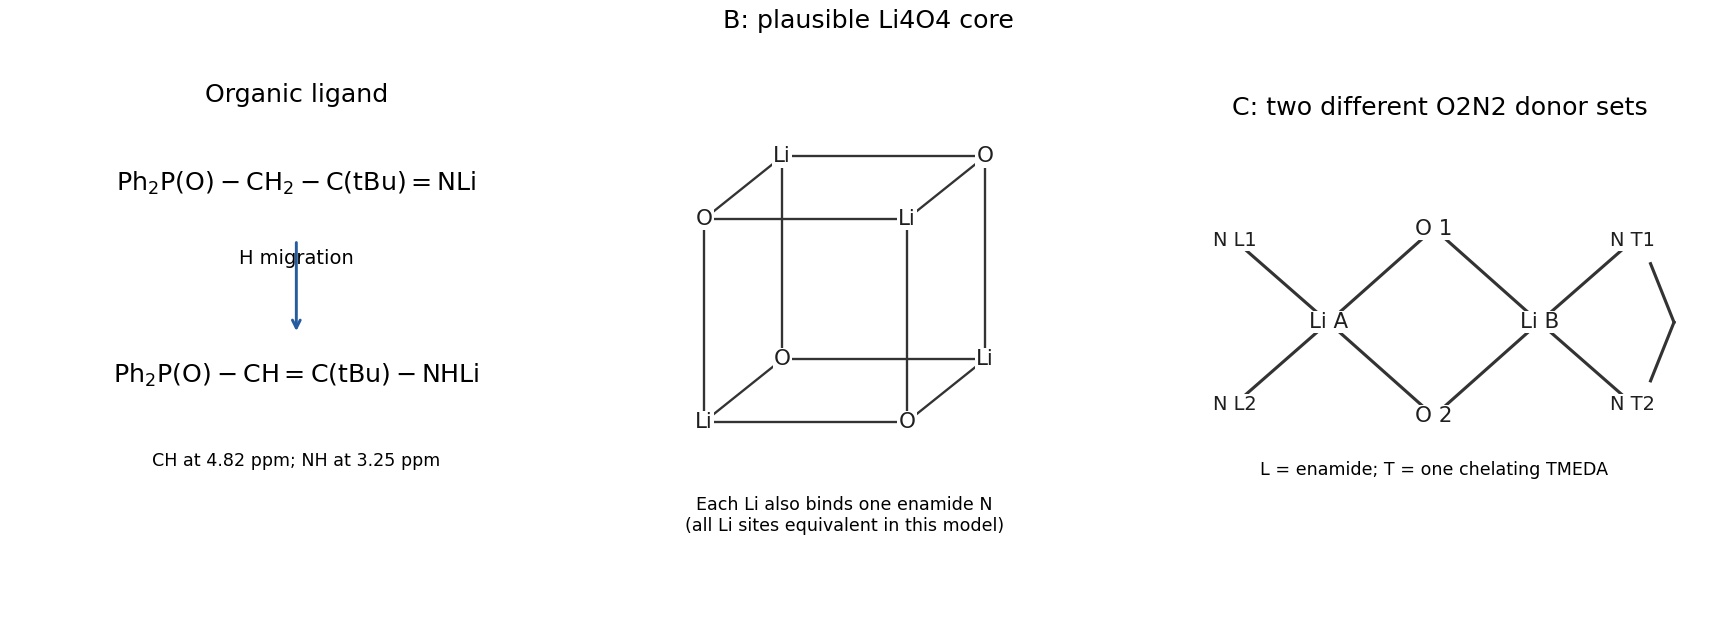

Write the Python code that produced this figure.
"""Original explanatory figure; output basename to the current directory.

Tested with the repository Python 3.14 / NumPy / Matplotlib environment.
"""
from pathlib import Path
import sys
import numpy as np
import matplotlib.pyplot as plt
sys.path.insert(0, str(Path(__file__).resolve().parents[2]))
from tools.chemistry_diagram import bond, atom, wedge, ring, flow, finish, save
OUT=Path(__file__).stem+'.png'

fig,axs=plt.subplots(1,3,figsize=(12.4,4.5))
ax=axs[0];ax.text(0,.9,r'$\mathrm{Ph_2P(O)-CH_2-C(tBu)=NLi}$',ha='center',fontsize=13)
flow(ax,(0,.55),(0,-.15),'H migration')
ax.text(0,-.5,r'$\mathrm{Ph_2P(O)-CH=C(tBu)-NHLi}$',ha='center',fontsize=13)
ax.text(0,-1.1,'CH at 4.82 ppm; NH at 3.25 ppm',ha='center',fontsize=9)
finish(ax,(-2,2),(-1.6,1.4),'Organic ligand')
ax=axs[1]
# Alternating Li/O vertices of a cube projected obliquely.
verts={}
for x in [0,1]:
 for y in [0,1]:
  for z in [0,1]:verts[x,y,z]=np.array([1.3*x+.5*z,1.3*y+.4*z])
for k,p in verts.items():
 for j in range(3):
  if k[j]==0:
   kk=list(k);kk[j]=1;bond(ax,p,verts[tuple(kk)],lw=1.2)
for k,p in verts.items():atom(ax,p,'Li' if sum(k)%2==0 else 'O',size=11)
ax.text(.9,-.7,'Each Li also binds one enamide N\n(all Li sites equivalent in this model)',ha='center',fontsize=9)
finish(ax,(-.5,2.6),(-1.2,2.4),'B: plausible Li4O4 core')
ax=axs[2];LiA=(-.9,0);LiB=(.9,0);O1=(0,.8);O2=(0,-.8)
for p in [LiA,LiB]:
 for q in [O1,O2]:bond(ax,p,q)
for p,t in [(LiA,'Li A'),(LiB,'Li B'),(O1,'O 1'),(O2,'O 2')]:atom(ax,p,t,size=11)
for p,q,t in [(LiA,(-1.7,.7),'N L1'),(LiA,(-1.7,-.7),'N L2'),(LiB,(1.7,.7),'N T1'),(LiB,(1.7,-.7),'N T2')]:bond(ax,p,q);atom(ax,q,t,size=10)
bond(ax,(1.85,.5),(2.05,0));bond(ax,(2.05,0),(1.85,-.5))
ax.text(0,-1.3,'L = enamide; T = one chelating TMEDA',ha='center',fontsize=9)
finish(ax,(-2.3,2.4),(-1.7,1.6),'C: two different O2N2 donor sets')
fig.tight_layout();save(fig,OUT)
